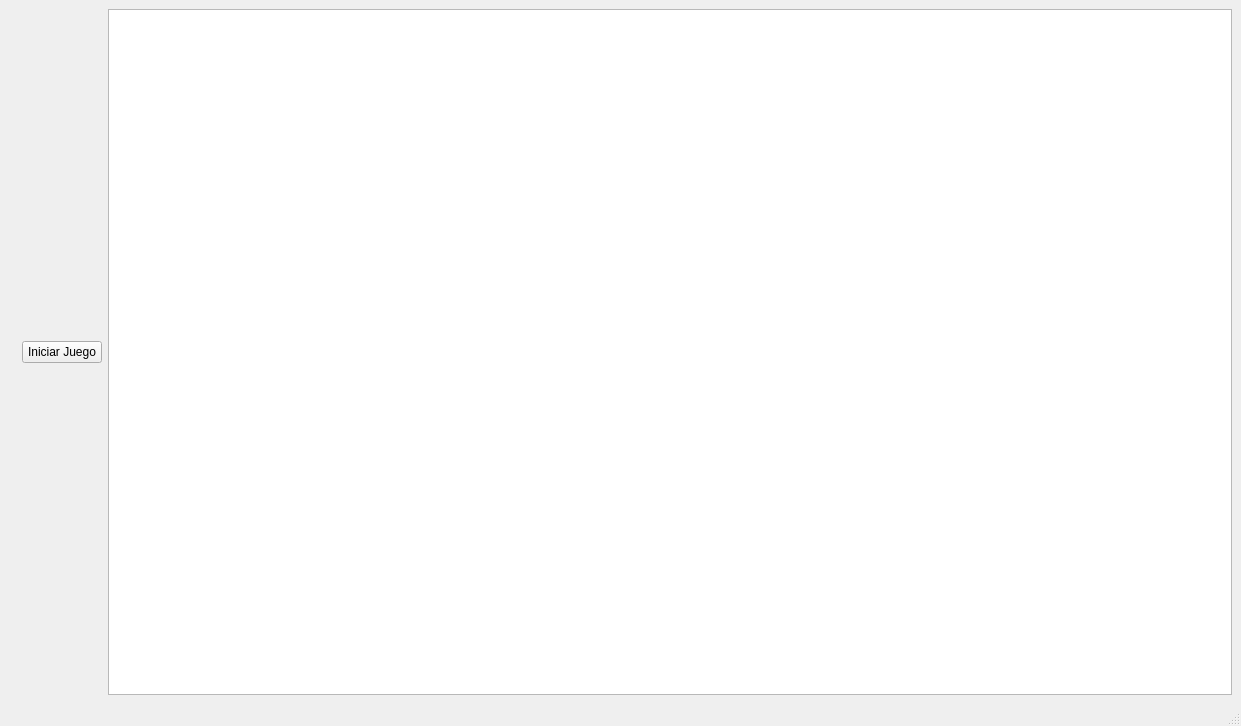
<?xml version="1.0" encoding="UTF-8"?>
<ui version="4.0">
 <class>MainWindow</class>
 <widget class="QMainWindow" name="MainWindow">
  <property name="geometry">
   <rect>
    <x>0</x>
    <y>0</y>
    <width>1241</width>
    <height>726</height>
   </rect>
  </property>
  <property name="windowTitle">
   <string>MainWindow</string>
  </property>
  <widget class="QWidget" name="centralwidget">
   <layout class="QHBoxLayout" name="horizontalLayout">
    <item>
     <widget class="QLabel" name="label">
      <property name="text">
       <string/>
      </property>
     </widget>
    </item>
    <item>
     <widget class="QPushButton" name="pushButton">
      <property name="text">
       <string>Iniciar Juego</string>
      </property>
     </widget>
    </item>
    <item>
     <widget class="QGraphicsView" name="graphicsView"/>
    </item>
   </layout>
  </widget>
  <widget class="QMenuBar" name="menubar">
   <property name="geometry">
    <rect>
     <x>0</x>
     <y>0</y>
     <width>1241</width>
     <height>22</height>
    </rect>
   </property>
  </widget>
  <widget class="QStatusBar" name="statusbar"/>
 </widget>
 <resources/>
 <connections/>
</ui>
